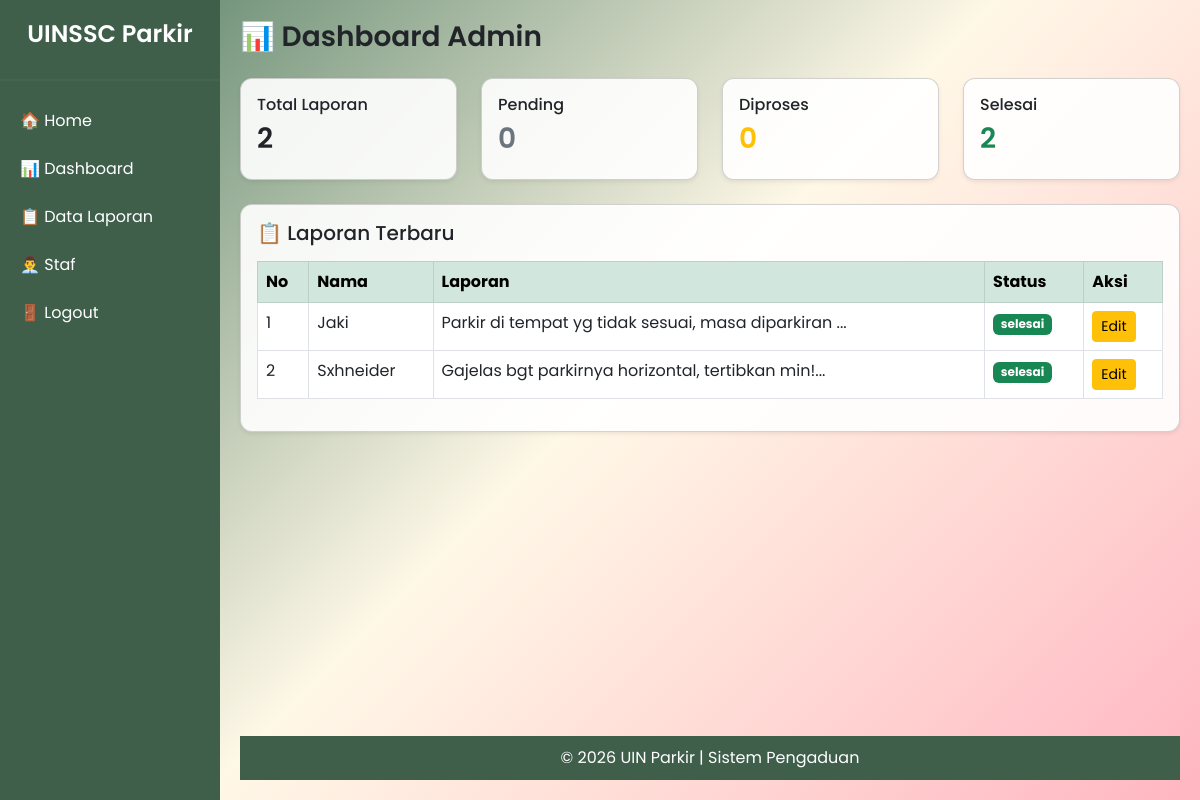
Page /admin/index.php?menu=dashboard (signed in) on the committed database.
### tables this page shows
CREATE TABLE `laporan` (
  `id` int(11) NOT NULL,
  `nama` varchar(100) DEFAULT NULL,
  `isi_laporan` text DEFAULT NULL,
  `bukti` varchar(255) DEFAULT NULL,
  `bukti_tindakan` varchar(255) DEFAULT NULL,
  `status` enum('pending','diproses','selesai') DEFAULT 'pending',
  `keterangan` text DEFAULT NULL,
  `tanggal` timestamp NOT NULL DEFAULT current_timestamp(),
  `kode_laporan` varchar(20) NOT NULL,
  `lokasi` varchar(255) DEFAULT NULL,
  `keterangan_user` text DEFAULT NULL,
  `keterangan_tindakan` text DEFAULT NULL,
  `updated_at` timestamp NOT NULL DEFAULT current_timestamp() ON UPDATE current_timestamp()
);

### admin/dashboard.php (the view)
<?php
include '../config/koneksi.php';
$total      = mysqli_fetch_assoc(mysqli_query($conn, "SELECT COUNT(*) as jml FROM laporan"))['jml'];
$pending    = mysqli_fetch_assoc(mysqli_query($conn, "SELECT COUNT(*) as jml FROM laporan WHERE status='pending'"))['jml'];
$diproses   = mysqli_fetch_assoc(mysqli_query($conn, "SELECT COUNT(*) as jml FROM laporan WHERE status='diproses'"))['jml'];
$selesai    = mysqli_fetch_assoc(mysqli_query($conn, "SELECT COUNT(*) as jml FROM laporan WHERE status='selesai'"))['jml'];
?>
<h3 class="mb-4">📊 Dashboard Admin</h3>
<div class="row mb-4">
    <div class="col-md-3">
        <div class="card p-3 shadow-sm">
            <h6>Total Laporan</h6>
            <h3><?= $total ?></h3>
        </div>
    </div>
    <div class="col-md-3">
        <div class="card p-3 shadow-sm">
            <h6>Pending</h6>
            <h3 class="text-secondary"><?= $pending ?></h3>
        </div>
    </div>
    <div class="col-md-3">
        <div class="card p-3 shadow-sm">
            <h6>Diproses</h6>
            <h3 class="text-warning"><?= $diproses ?></h3>
        </div>
    </div>
    <div class="col-md-3">
        <div class="card p-3 shadow-sm">
            <h6>Selesai</h6>
            <h3 class="text-success"><?= $selesai ?></h3>
        </div>
    </div>
</div>
<div class="card p-3 shadow-sm">
    <h5 class="mb-3">📋 Laporan Terbaru</h5>
    <table class="table table-bordered table-hover">
        <thead class="table-success">
            <tr>
                <th>No</th>
                <th>Nama</th>
                <th>Laporan</th>
                <th>Status</th>
                <th>Aksi</th>
            </tr>
        </thead>
        <tbody>
        <?php
        $no = 1;
        $query = mysqli_query($conn, "SELECT * FROM laporan ORDER BY id DESC LIMIT 5");
        while($data = mysqli_fetch_array($query)){
        ?>
            <tr>
                <td><?= $no++ ?></td>
                <td><?= $data['nama'] ?></td>
                <td><?= substr($data['isi_laporan'], 0, 50) ?>...</td>
                <td>
                    <span class="badge bg-<?=
                        $data['status']=='pending' ? 'secondary' :
                        ($data['status']=='diproses' ? 'warning' : 'success')
                    ?>">
                        <?= $data['status'] ?>
                    </span>
                </td>
                <td>
                    <a href="index.php?menu=edit_laporan&id=<?= $data['id'] ?>&from=dashboard" class="btn btn-warning btn-sm">Edit</a>
                </td>
            </tr>
        <?php } ?>
        </tbody>
    </table>
</div>

### admin/index.php (style rules this page uses)
body { margin: 0; font-family: 'Poppins', sans-serif; background: linear-gradient(135deg, #4f7a5f, #fff8e7, #FFB6C1); }
h1, h2, h3, h4 { font-weight: 600; }
.card { border-radius: 12px; background: rgba(255,255,255,0.9); box-shadow: 0 8px 20px rgba(0,0,0,0.08); }

### rows in the picture
laporan: nama "Jaki", isi_laporan "Parkir di tempat yg tidak sesuai, masa diparkiran", status "selesai"
laporan: nama "Sxhneider", isi_laporan "Gajelas bgt parkirnya horizontal, tertibkan min!", status "selesai"

### other values in the picture
$total "2"
$pending "0"
$diproses "0"
$selesai "2"
